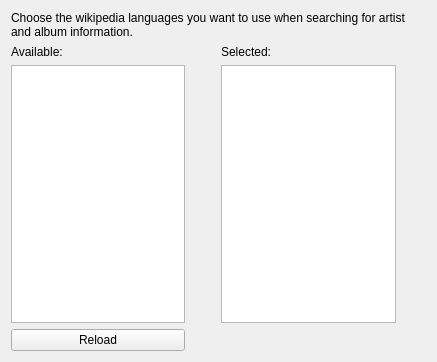
<?xml version="1.0" encoding="UTF-8"?>
<ui version="4.0">
 <class>WikipediaSettings</class>
 <widget class="QWidget" name="WikipediaSettings">
  <property name="geometry">
   <rect>
    <x>0</x>
    <y>0</y>
    <width>437</width>
    <height>362</height>
   </rect>
  </property>
  <layout class="QGridLayout" name="gridLayout">
   <item row="0" column="0" colspan="4">
    <widget class="QLabel" name="label">
     <property name="text">
      <string>Choose the wikipedia languages you want to use when searching for artist and album information.</string>
     </property>
     <property name="wordWrap">
      <bool>true</bool>
     </property>
    </widget>
   </item>
   <item row="1" column="0">
    <widget class="QLabel" name="label_2">
     <property name="text">
      <string>Available:</string>
     </property>
    </widget>
   </item>
   <item row="1" column="2">
    <widget class="QLabel" name="label_3">
     <property name="text">
      <string>Selected:</string>
     </property>
    </widget>
   </item>
   <item row="2" column="0" rowspan="6">
    <widget class="QListWidget" name="langs">
     <property name="alternatingRowColors">
      <bool>true</bool>
     </property>
     <property name="sortingEnabled">
      <bool>true</bool>
     </property>
    </widget>
   </item>
   <item row="2" column="1">
    <spacer name="verticalSpacer">
     <property name="orientation">
      <enum>Qt::Vertical</enum>
     </property>
     <property name="sizeHint" stdset="0">
      <size>
       <width>20</width>
       <height>74</height>
      </size>
     </property>
    </spacer>
   </item>
   <item row="2" column="2" rowspan="6">
    <widget class="QListWidget" name="preferredLangs">
     <property name="alternatingRowColors">
      <bool>true</bool>
     </property>
     <property name="sortingEnabled">
      <bool>false</bool>
     </property>
    </widget>
   </item>
   <item row="2" column="3" rowspan="2">
    <spacer name="verticalSpacer_3">
     <property name="orientation">
      <enum>Qt::Vertical</enum>
     </property>
     <property name="sizeHint" stdset="0">
      <size>
       <width>20</width>
       <height>89</height>
      </size>
     </property>
    </spacer>
   </item>
   <item row="3" column="1" rowspan="2">
    <widget class="QToolButton" name="addButton">
     <property name="autoRaise">
      <bool>true</bool>
     </property>
    </widget>
   </item>
   <item row="4" column="3" rowspan="2">
    <widget class="QToolButton" name="upButton">
     <property name="autoRaise">
      <bool>true</bool>
     </property>
    </widget>
   </item>
   <item row="5" column="1" rowspan="2">
    <widget class="QToolButton" name="removeButton">
     <property name="autoRaise">
      <bool>true</bool>
     </property>
    </widget>
   </item>
   <item row="7" column="3">
    <spacer name="verticalSpacer_4">
     <property name="orientation">
      <enum>Qt::Vertical</enum>
     </property>
     <property name="sizeHint" stdset="0">
      <size>
       <width>20</width>
       <height>73</height>
      </size>
     </property>
    </spacer>
   </item>
   <item row="6" column="3">
    <widget class="QToolButton" name="downButton">
     <property name="autoRaise">
      <bool>true</bool>
     </property>
    </widget>
   </item>
   <item row="7" column="1">
    <spacer name="verticalSpacer_2">
     <property name="orientation">
      <enum>Qt::Vertical</enum>
     </property>
     <property name="sizeHint" stdset="0">
      <size>
       <width>20</width>
       <height>73</height>
      </size>
     </property>
    </spacer>
   </item>
   <item row="8" column="0">
    <widget class="QPushButton" name="reload">
     <property name="enabled">
      <bool>true</bool>
     </property>
     <property name="text">
      <string>Reload</string>
     </property>
    </widget>
   </item>
  </layout>
 </widget>
 <tabstops>
  <tabstop>langs</tabstop>
  <tabstop>addButton</tabstop>
  <tabstop>removeButton</tabstop>
  <tabstop>preferredLangs</tabstop>
  <tabstop>upButton</tabstop>
  <tabstop>downButton</tabstop>
  <tabstop>reload</tabstop>
 </tabstops>
 <resources/>
 <connections/>
</ui>
